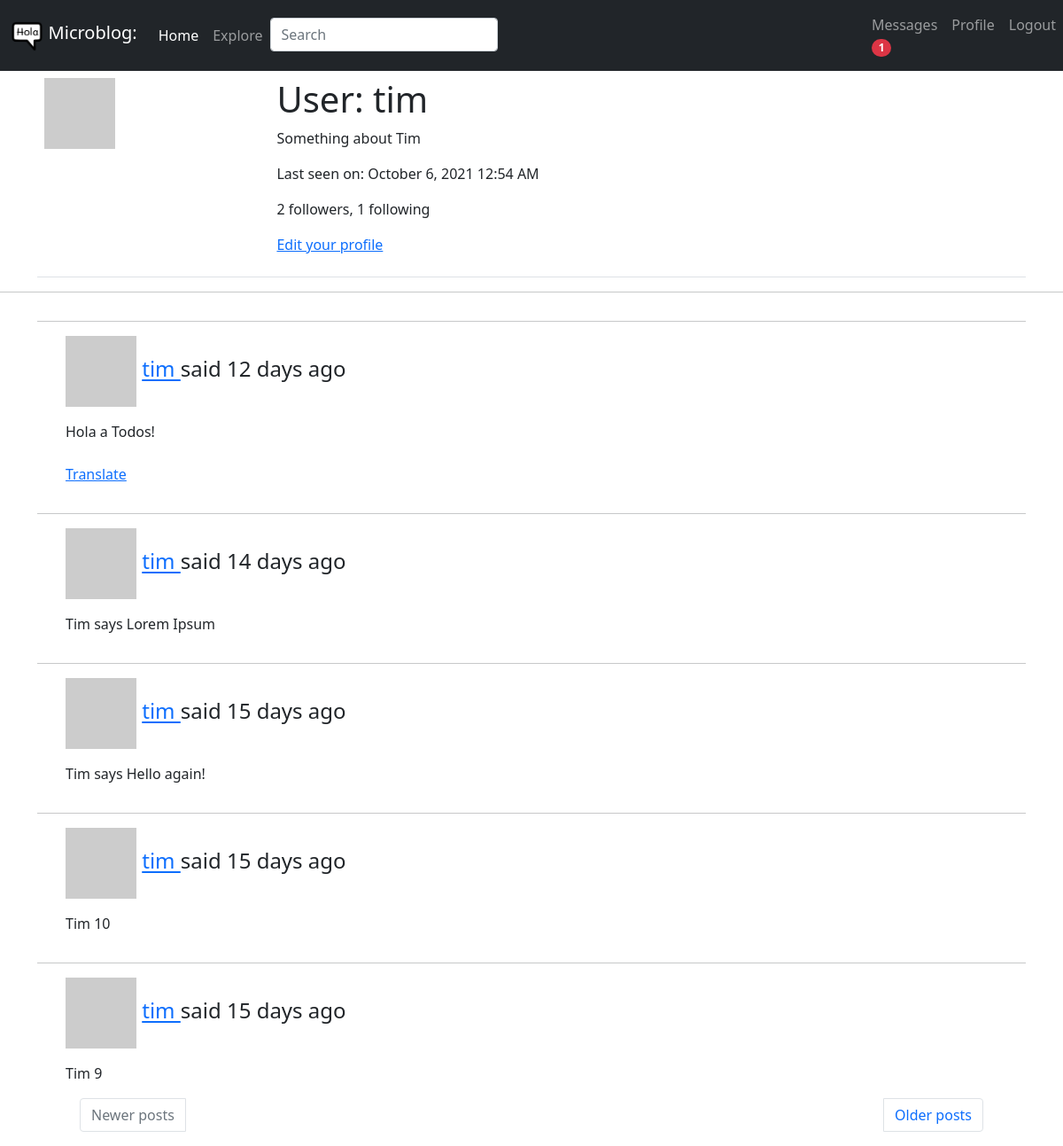
Page /user/tim (signed in) on the committed database.
### app/models.py (models this page shows, shortened)
class User(UserMixin, db.Model):
    id = db.Column(db.Integer, primary_key=True)
    username = db.Column(db.String(64), index=True, unique=True)
    email = db.Column(db.String(120), index=True, unique=True)
    password_hash = db.Column(db.String(128))
    posts = db.relationship('Post', backref='author', lazy='dynamic')
    about_me = db.Column(db.String(140))
    last_seen = db.Column(db.DateTime, default=datetime.utcnow)
    followed = db.relationship(
        'User', secondary=followers,
        primaryjoin=(followers.c.follower_id == id),
        secondaryjoin=(followers.c.followed_id == id),
        backref=db.backref('followers', lazy='dynamic'), lazy='dynamic')
    messages_sent = db.relationship('Message',
                                    foreign_keys='Message.sender_id',
                                    backref='author', lazy='dynamic')
    messages_received = db.relationship('Message',
                                        foreign_keys='Message.recipient_id',
                                        backref='recipient', lazy='dynamic')
    last_message_read_time = db.Column(db.DateTime)
    notifications = db.relationship('Notification', backref='user',
                                    lazy='dynamic')
    def avatar(self, size):
        digest = md5(self.email.lower().encode('utf-8')).hexdigest()
        return 'https://www.gravatar.com/avatar/{}?d=identicon&s={}'.format(
            digest, size)
    def new_messages(self):
        last_read_time = self.last_message_read_time or datetime(1900, 1, 1)
        return Message.query.filter_by(recipient=self).filter(
            Message.timestamp > last_read_time).count()

class SearchableMixin(object):
    @classmethod
    def before_commit(cls, session):
        session._changes = {
            'add': list(session.new),
            'update': list(session.dirty),
            'delete': list(session.deleted)
        }
    @classmethod
    def after_commit(cls, session):
        for obj in session._changes['add']:
            if isinstance(obj, SearchableMixin):
                add_to_index(obj.__tablename__, obj)
        for obj in session._changes['update']:
            if isinstance(obj, SearchableMixin):
                add_to_index(obj.__tablename__, obj)
        for obj in session._changes['delete']:
            if isinstance(obj, SearchableMixin):
                remove_from_index(obj.__tablename__, obj)
        session._changes = None

class Post(SearchableMixin, db.Model):
    __searchable__ = ['body']
    id = db.Column(db.Integer, primary_key=True)
    body = db.Column(db.String(140))
    timestamp = db.Column(db.DateTime, index=True, default=datetime.utcnow)
    user_id = db.Column(db.Integer, db.ForeignKey('user.id'))
    language = db.Column(db.String(5))

### app/routes.py (the view)
@app.route('/user/<username>')
@login_required
def user(username):
    user = User.query.filter_by(username=username).first_or_404()
    page = request.args.get('page', 1, type=int)
    posts = user.posts.order_by(Post.timestamp.desc()).paginate(page, app.config['POSTS_PER_PAGE'], False)
    next_url = url_for('user', username=user.username, page=posts.next_num) \
        if posts.has_next else None
    prev_url = url_for('user', username=user.username, page=posts.prev_num) \
        if posts.has_prev else None
    form = EmptyForm()
    return render_template('user.html', user=user, posts=posts.items, next_url=next_url, prev_url=prev_url, form=form)

### app/forms.py
class SearchForm(FlaskForm):
    q = StringField(_l('Search'), validators=[DataRequired()])
    def __init__(self, *args, **kwargs):
        if 'formdata' not in kwargs:
            kwargs['formdata'] = request.args
        if 'csrf_enabled' not in kwargs:
            kwargs['csrf_enabled'] = False
        super(SearchForm, self).__init__(*args, **kwargs)

class EmptyForm(FlaskForm):
    submit = SubmitField('Submit')

### app/models.py (called while the page is built)
@login.user_loader
def load_user(id):
    return User.query.get(int(id))

### app/routes.py (called while the page is built)
@app.before_request
def before_request():
    if current_user.is_authenticated:
        current_user.last_seen = datetime.utcnow()
        db.session.commit()
        g.search_form = SearchForm()
    g.locale = str(get_locale())

### app/templates/user.html (shortened to what this page needs)
{% extends "base.html" %}
{% block content %}
    <div class="container">
    <table class="table table-hover">
        <tr valign="top">
            <td><img src="{{ user.avatar(200) }}"></td>
            <td>
                <h1>{{ _('User') }}: {{ user.username }}</h1>
                {% if user.about_me %}<p>{{ user.about_me }}</p>{% endif %}
                {% if user.last_seen %}<p>{{ _('Last seen on') }}: {{ moment(user.last_seen).format('LLL') }}</p>{% endif %}
                <p>{{ _('%(count)d followers', count=user.followers.count()) }}, {{ _('%(count)d following', count=user.followed.count()) }}</p>
                {% if user == current_user %}
                <p><a href="{{ url_for('edit_profile') }}">{{ _('Edit your profile') }}</a></p>
                {% endif %}
            </td>
        </tr>
    </table>
    </div>
    <hr>
    {% for post in posts %}
        {% include '_post.html' %}
    {% endfor %}
    <div class="container">
        <nav>
          <ul class="pagination justify-content-between">
            {% if prev_url %}
            <li class="page-item px-5">
              <a class="page-link" href="{{ prev_url }}">{{ _('Newer posts') }}</a>
            </li>
            {% else %}
            <li class="page-item px-5 disabled">
              <a class="page-link" href="{{ prev_url }}">{{ _('Newer posts') }}</a>
            </li>
            {% endif %}
            {% if next_url %}
            <li class="page-item px-5">
              <a class="page-link" href="{{ next_url }}">{{ _('Older posts') }}</a>
            </li>
            {% else %}
            <li class="page-item px-5 disabled">
              <a class="page-link" href="{{ next_url }}">{{ _('Older posts') }}</a>
            </li>
            {% endif %}
          </ul>
        </nav>
      </div>
  {% endblock %}

### app/templates/_post.html (shortened to what this page needs)
<div class="container">
    <div class="row table-hover">
        <div class="col-md-12">
            <div class="blog-comment">
                <hr/>
                <ul class="comments">
                    <div class="post-comments">
                        <h4>
                             {{ _('%(username)s said %(when)s', username=user_link, when=moment(post.timestamp).fromNow()) }} </h4> </p>
                        <span id="post{{ post.id }}">{{ post.body }}</span>
                        {% if post.language and post.language != g.locale %}
                        <br><br>
                        <span id="translation{{ post.id }}">
                            <a href="javascript:translate(
                                        '#post{{ post.id }}',
                                        '#translation{{ post.id }}',
                                        '{{ post.language }}',
                                        '{{ g.locale }}');">{{ _('Translate') }}</a>
                        </span>
                        {% endif %}
                    </div>
                </ul>
            </div>
        </div>
    </div>
</div>

### rows in the picture
User: username "tim", about_me "Something about Tim", last_seen "October 6, 2021 12:54 AM"
Post: body "Hola a Todos!"
Post: body "Tim says Lorem Ipsum"
Post: body "Tim says Hello again!"
Post: body "Tim 10"
Post: body "Tim 9"

### other values in the picture
{{ new_messages }} "1"
